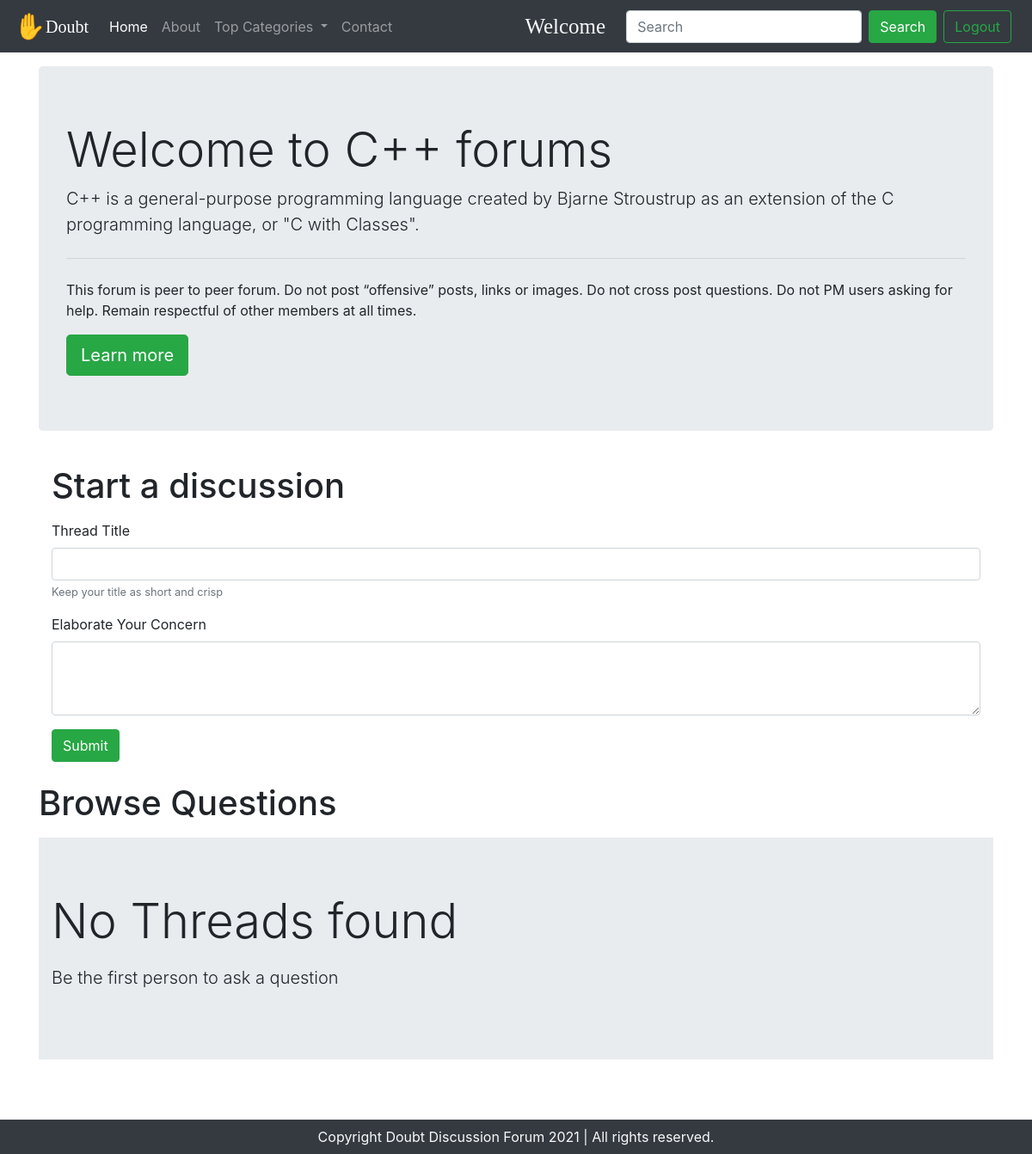
/threads.php?catid=2 (signed in), run on the app's committed database.
### tables this page shows
CREATE TABLE `category` (
  `category_id` int NOT NULL AUTO_INCREMENT,
  `category_name` varchar(255) NOT NULL,
  `category_description` varchar(1000) NOT NULL,
  PRIMARY KEY (`category_id`)
);

### threads.php (the view, shortened to what this page needs)
<!doctype html>
<html lang="en">
    <head>
        <link rel="stylesheet" href="https://stackpath.bootstrapcdn.com/bootstrap/4.5.0/css/bootstrap.min.css"
>
    </head>
    <body>
        <?php include 'partials/_header.php'; ?>
        <?php
        $id = $_GET['catid'];
        $sql = "SELECT * FROM `category` WHERE category_id=$id";
        $result = mysqli_query($conn,$sql);
        if(mysqli_num_rows($result)>0) {
            while($row = mysqli_fetch_assoc($result)){
                    $catname = $row['category_name'];
                    $catdesc = $row['category_description'];
            }
        }
        ?>
        <div class="container my-3">
            <div class="jumbotron">
                <h1 class="display-4">Welcome to <?php echo $catname; ?> forums</h1>
                <p class="lead"><?php echo $catdesc; ?></p>
                <hr class="my-4">
                <p>This forum is peer to peer forum. Do not post “offensive” posts, links or images. Do not cross post
                    questions. Do not PM users asking for help. Remain respectful of other members at all times.
                </p>
                <a class="btn btn-success btn-lg" href="#" role="button">Learn more</a>
            </div>
            <?php
        if(isset($_SESSION['loggedin']) &&$_SESSION['loggedin']==true){
            echo '<div class="container">
            <h1 class="py-2">Start a discussion</h1>
            <form action="'.$_SERVER["REQUEST_URI"].'" method="post">
            <div class="form-group">
            <label for="title">Thread Title</label>
            <input type="text" class="form-control" id="title" name="title" aria-describedby="title">
            <small id="emailHelp" class="form-text text-muted">Keep your title as short and crisp</small>
            </div>
            <input type="hidden" name="Sno" value="'.$_SESSION["Sno"].'">
            <div class="form-group">
            <label for="desc">Elaborate Your Concern</label>
            <textarea class="form-control" id="desc" name="desc" rows="3"></textarea>
            </div>
            <button type="submit" class="btn btn-success">Submit</button>
            </form>
            </div>';
        }
        else{
            echo '
            <div class="alert alert-dark" role="alert">
            Please Login to post your comment.
            </div>';
        }
        ?>
        </div>
        <div class="container" id="ques">
            <h1 class="py-2">Browse Questions</h1>
            <?php
        $noresult=true;
        if($noresult){
            echo '<div class="jumbotron jumbotron-fluid">
            <div class="container">
              <p class="display-4">No Threads found</p>
              <p class="lead">Be the first person to ask a question</p>
            </div>
          </div>';
        }
        ?>
        </div>
        <?php include 'partials/_footer.php'; ?>
    </body>
</html>

### threads.php (style rules this page uses)
#ques { min-height: 400px; }

### data on the page
category: category_name "C++", category_description "C++ is a general-purpose programming language created by Bjarne Stroustrup as an extension of the C programming language, or \"C with Classes\"."
